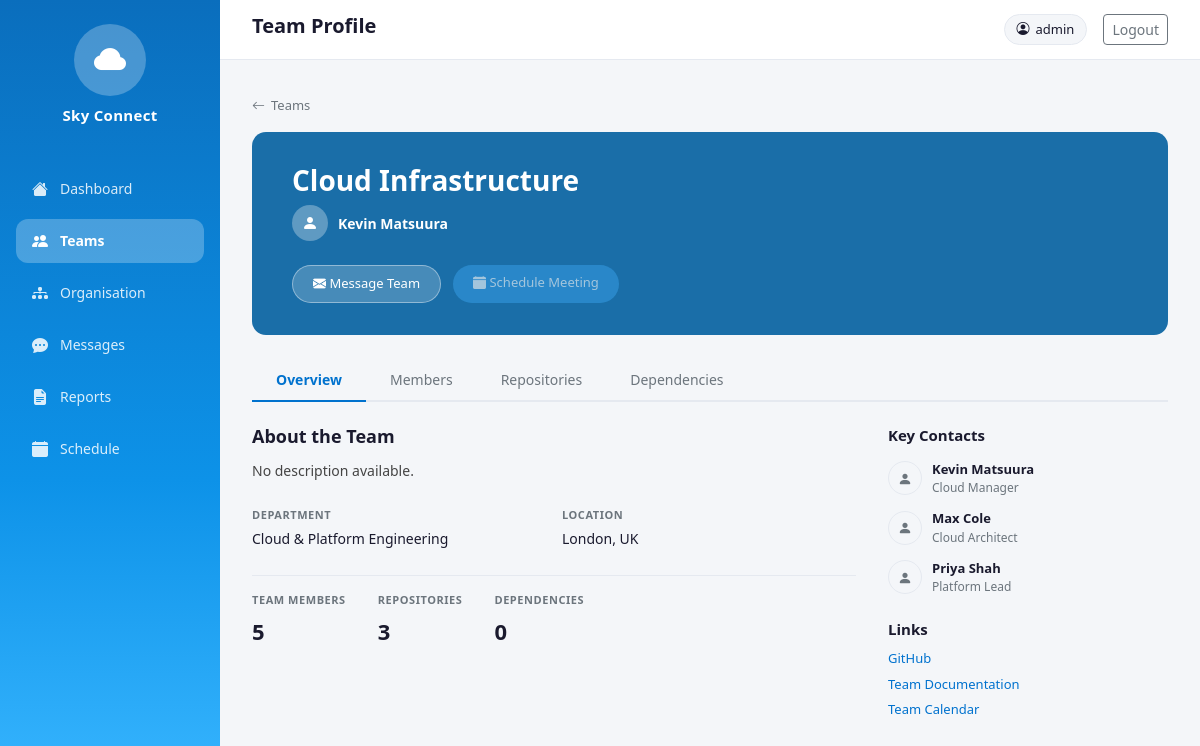
The app's page /teams/1/ (signed in) with its own data.
### teams/models.py (models this page shows, shortened)
class Team(models.Model):
    STATUS_CHOICES = [
        ('active', 'Active'),
        ('inactive', 'Inactive'),
        ('restructuring', 'Restructuring'),
    ]
    name = models.CharField(max_length=200)
    description = models.TextField(blank=True)
    department = models.ForeignKey(
        Department,
        on_delete=models.CASCADE,
        related_name='teams'
    )
    manager = models.CharField(max_length=200)
    manager_role = models.CharField(max_length=200, blank=True)
    location = models.CharField(max_length=200, blank=True)
    status = models.CharField(
        max_length=20,
        choices=STATUS_CHOICES,
        default='active'
    )
    email = models.EmailField(blank=True)
    slack_channel = models.CharField(max_length=200, blank=True)
    created_at = models.DateTimeField(auto_now_add=True)

class Department(models.Model):
    name = models.CharField(max_length=200)
    description = models.TextField(blank=True)
    leader = models.CharField(max_length=200, blank=True)

class TeamMember(models.Model):
    ROLE_CHOICES = [
        ('engineer', 'Engineer'),
        ('architect', 'Architect'),
        ('manager', 'Manager'),
        ('lead', 'Lead'),
    ]
    team = models.ForeignKey(
        Team,
        on_delete=models.CASCADE,
        related_name='members'
    )
    name = models.CharField(max_length=200)
    role = models.CharField(max_length=20, choices=ROLE_CHOICES, default='engineer')
    job_title = models.CharField(max_length=200, blank=True)
    email = models.EmailField(blank=True)
    phone = models.CharField(max_length=50, blank=True)

### teams/views.py (the view)
# urls.py: path('<int:team_id>/', views.team_detail, name='team_detail'),
@login_required
def team_detail(request, team_id):
    team = get_object_or_404(Team, id=team_id)
    active_tab = request.GET.get('tab', 'overview')
    role_filter = request.GET.get('role', '')
    members = team.members.all()
    if role_filter:
        members = members.filter(role=role_filter)
    repo_sort = request.GET.get('repo_sort', 'updated')
    repo_search = request.GET.get('repo_search', '')
    repositories = team.repositories.all()
    if repo_search:
        repositories = repositories.filter(name__icontains=repo_search)
    if repo_sort == 'name':
        repositories = repositories.order_by('name')
    else:
        repositories = repositories.order_by('-updated_at')
    dep_filter = request.GET.get('dep', '')
    dependencies = Dependency.objects.filter(from_team=team)
    if dep_filter:
        dependencies = dependencies.filter(dependency_type=dep_filter)
    return render(request, 'teams/team_detail.html', {
        'team': team,
        'members': members,
        'repositories': repositories,
        'dependencies': dependencies,
        'active_tab': active_tab,
        'role_filter': role_filter,
        'dep_filter': dep_filter,
        'repo_sort': repo_sort,
        'repo_search': repo_search,
    })

### teams/templates/teams/team_detail.html (shortened to what this page needs)
{% extends 'base.html' %}
{% load static %}
{% block nav_teams %}active{% endblock %}
{% block page_title %}<h1>Team Profile</h1>{% endblock %}
{% block content %}
<a href="{% url 'team_list' %}" class="back-link">
    <i class="bi bi-arrow-left"></i> Teams
</a>
<div class="team-banner">
    <h1>{{ team.name }}</h1>
    <div class="team-banner-manager">
        <div class="manager-avatar">
            <i class="bi bi-person-fill"></i>
        </div>
        <div class="manager-info">
            <span class="manager-name">{{ team.manager }}</span>
        </div>
    </div>
    <div class="team-banner-actions">
        <a href="/messages/" class="btn-message-team">
            <i class="bi bi-envelope-fill"></i> Message Team
        </a>
        <span class="btn-schedule" title="Schedule feature coming soon" style="opacity:0.6">
            <i class="bi bi-calendar-fill"></i> Schedule Meeting
        </span>
    </div>
</div>
<div class="tab-nav">
    <a href="?tab=overview"
       class="tab-link {% if active_tab == 'overview' %}active{% endif %}">
        Overview
    </a>
    <a href="?tab=members"
       class="tab-link {% if active_tab == 'members' %}active{% endif %}">
        Members
    </a>
    <a href="?tab=repositories"
       class="tab-link {% if active_tab == 'repositories' %}active{% endif %}">
        Repositories
    </a>
    <a href="?tab=dependencies"
       class="tab-link {% if active_tab == 'dependencies' %}active{% endif %}">
        Dependencies
    </a>
</div>
{% if active_tab == 'overview' %}
<div class="overview-grid">
    <div class="overview-section">
        <h2>About the Team</h2>
        <p>{{ team.description|default:"No description available." }}</p>
        <div class="overview-meta">
            <div class="meta-item">
                <label>Department</label>
                <p>{{ team.department.name }}</p>
            </div>
            <div class="meta-item">
                <label>Location</label>
                <p>{{ team.location|default:"Not specified" }}</p>
            </div>
        </div>
        <div class="stats-row">
            <div class="stat-item">
                <label>Team Members</label>
                <p>{{ members.count }}</p>
            </div>
            <div class="stat-item">
                <label>Repositories</label>
                <p>{{ repositories.count }}</p>
            </div>
            <div class="stat-item">
                <label>Dependencies</label>
                <p>{{ dependencies.count }}</p>
            </div>
        </div>
    </div>
    <div>
        <div class="sidebar-panel">
            <h3>Key Contacts</h3>
            {% for member in members %}
                {% if member.role == 'manager' or member.role == 'architect' or member.role == 'lead' %}
                <div class="contact-item">
                    <div class="contact-avatar">
                        <i class="bi bi-person-fill"></i>
                    </div>
                    <div>
                        <div class="contact-name">{{ member.name }}</div>
                        <div class="contact-role">{{ member.job_title }}</div>
                    </div>
                </div>
                {% endif %}
            {% endfor %}
        </div>
        <div class="links-section">
            <h3>Links</h3>
            <a href="#">GitHub</a>
            <a href="#">Team Documentation</a>
            <a href="#">Team Calendar</a>
        </div>
    </div>
</div>
{% endif %}
{% endblock %}

### templates/base.html (shortened to what this page needs)
{% load static %}
<!DOCTYPE html>
<html lang="en">
<head>
    <link rel="stylesheet" href="https://cdn.jsdelivr.net/npm/bootstrap@5.3.0/dist/css/bootstrap.min.css">
    <link rel="stylesheet" href="https://cdn.jsdelivr.net/npm/bootstrap-icons@1.11.0/font/bootstrap-icons.css">
    <link rel="stylesheet" href="{% static 'css/style.css' %}">
</head>
<body>
<div class="app-wrapper">
    <aside class="sidebar">
        <div class="sidebar-logo">
            <div class="logo-cloud">
                <i class="bi bi-cloud-fill"></i>
            </div>
            <span class="logo-text">Sky Connect</span>
        </div>
        <nav class="sidebar-nav">
            <a href="/dashboard/" class="nav-item {% block nav_dashboard %}{% endblock %}">
                <i class="bi bi-house-fill"></i>
                <span>Dashboard</span>
            </a>
            <a href="/teams/" class="nav-item {% block nav_teams %}{% endblock %}">
                <i class="bi bi-people-fill"></i>
                <span>Teams</span>
            </a>
            <a href="/organisation/" class="nav-item {% block nav_org %}{% endblock %}">
                <i class="bi bi-diagram-3-fill"></i>
                <span>Organisation</span>
            </a>
            <a href="/messages/" class="nav-item {% block nav_messages %}{% endblock %}">
                <i class="bi bi-chat-dots-fill"></i>
                <span>Messages</span>
            </a>
             <a href="/reports/" class="nav-item {% block nav_reports %}{% endblock %}">
                <i class="bi bi-file-earmark-text-fill"></i>
                <span>Reports</span>
            </a>
            <a href="/schedule/" class="nav-item {% block nav_schedule %}{% endblock %}">
                <i class="bi bi-calendar-fill"></i>
                <span>Schedule</span>
            </a>
        </nav>
    </aside>
    <div class="main-area">
        <header class="topbar">
            <div class="topbar-left">
                {% block page_title %}{% endblock %}
            </div>
            <div class="topbar-right">
                {% if user.is_authenticated %}
                    <div class="user-pill">
                        <i class="bi bi-person-circle"></i>
                        <span>{{ user.username }}</span>
                    </div>
                    <a href="/signin/" class="btn btn-sm btn-outline-secondary ms-2">Logout</a>
                {% else %}
                    <a href="/signin/" class="btn btn-sm btn-outline-primary me-2">Login</a>
                    <a href="/signup/" class="btn btn-sm btn-primary">Sign Up</a>
                {% endif %}
            </div>
        </header>
        <main class="page-content">
            {% block content %}{% endblock %}
        </main>
    </div>
</div>
</body>
</html>

### records on screen
Team: name "Cloud Infrastructure", manager "Kevin Matsuura", description "No description available.", department.name "Cloud & Platform Engineering", location "London, UK", count "5"
TeamMember: name "Kevin Matsuura", job_title "Cloud Manager"
TeamMember: name "Max Cole", job_title "Cloud Architect"
TeamMember: name "Priya Shah", job_title "Platform Lead"

### other values on screen
{{ user.username }} "admin"
{{ repositories.count }} "3"
{{ dependencies.count }} "0"
